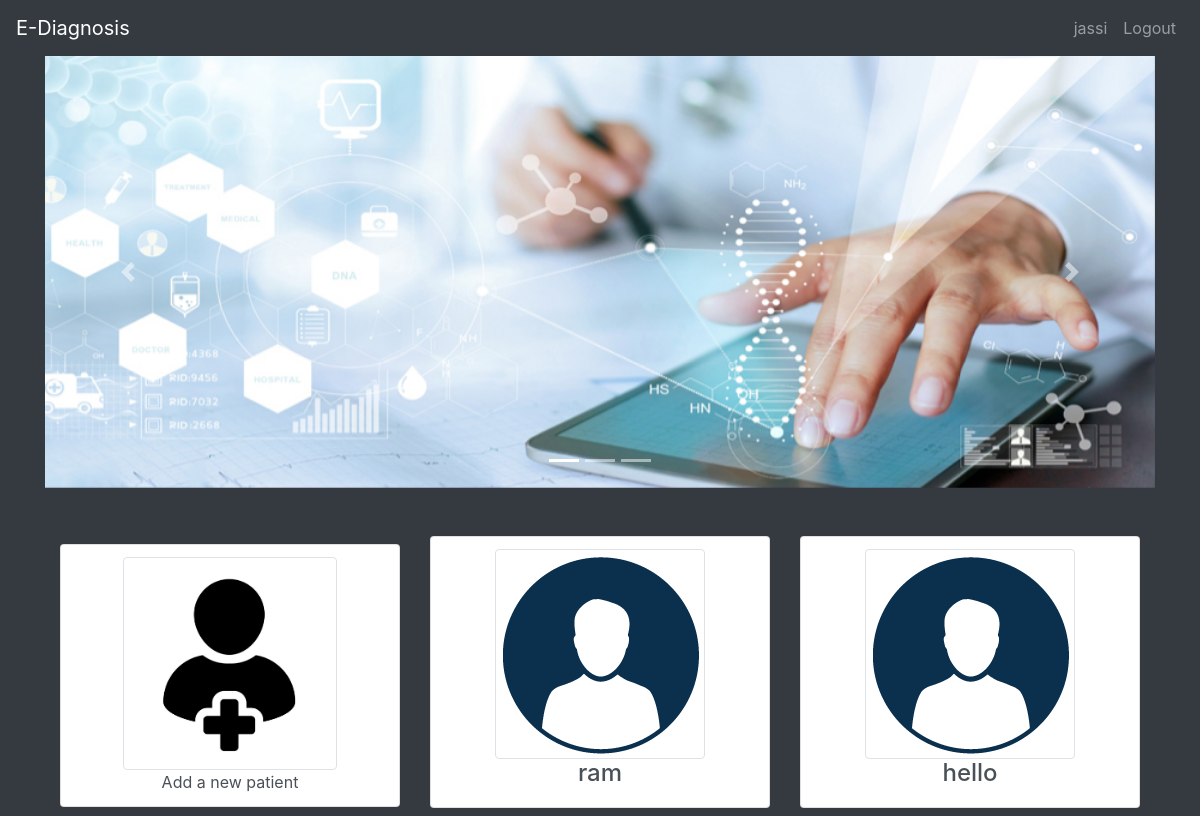
/dashboard/ (signed in), run on an earlier commit of the app's database.
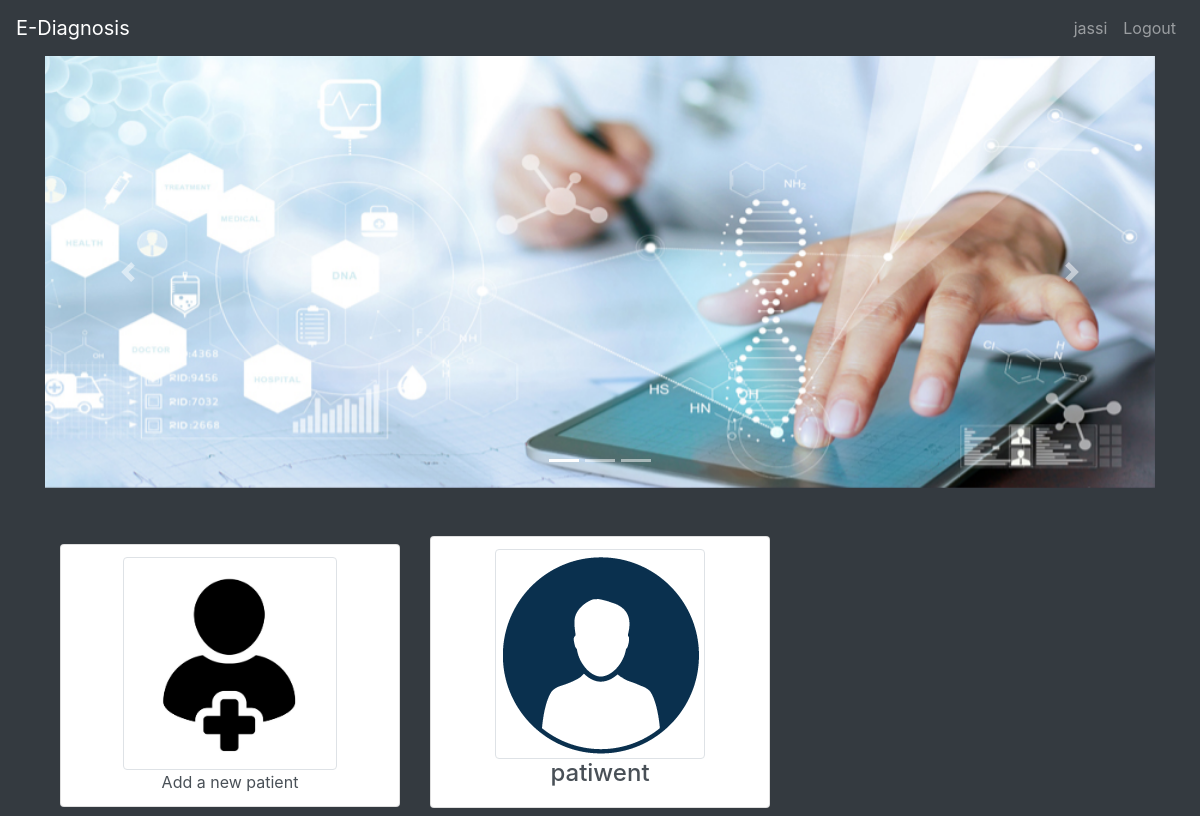
And on a later commit of the database.
### dashboard/models.py (models this page shows, shortened)
class Patient(models.Model):
    patientemail = models.EmailField("Enter Email", unique=True)
    docId = models.ForeignKey(MyUser, on_delete=models.CASCADE)
    name = models.CharField(max_length=101)
    phone = models.CharField("Enter Without any country/state codes", max_length=10, unique=True)

### dashboard/views.py (the view)
# urls.py: path('dashboard/', views.DashboardListView.as_view(), name="dashboard"),
class DashboardListView(ListView,LoginRequiredMixin):
    model = Patient
    template_name = 'dashboard.html'
    def get_queryset(self):
        return Patient.objects.filter(docId=self.request.user.id)

### templates/dashboard.html (shortened to what this page needs)
{% extends 'index.html' %}
{% block content %}
{% load static %}
  <div id="carouselExampleIndicators" class="carousel slide" data-ride="carousel">
    <ol class="carousel-indicators">
      <li data-target="#carouselExampleIndicators" data-slide-to="0" class="active"></li>
      <li data-target="#carouselExampleIndicators" data-slide-to="1"></li>
      <li data-target="#carouselExampleIndicators" data-slide-to="2"></li>
    </ol>
    <div class="carousel-inner">
      <div class="carousel-item active">
        <img src="{% static "images/topbg.jpg" %}" class="d-block w-100" alt="..." class="img-fluid">
      </div>
    </div>
    <a class="carousel-control-prev" href="#carouselExampleIndicators" role="button" data-slide="prev">
      <span class="carousel-control-prev-icon" aria-hidden="true"></span>
    </a>
    <a class="carousel-control-next" href="#carouselExampleIndicators" role="button" data-slide="next">
      <span class="carousel-control-next-icon" aria-hidden="true"></span>
    </a>
  </div>
  <div class="container">
    <div class="text-center">
      <div class="card-body">
      </div>
    </div>
    <div class="row text-center">
      <div class="col-md-4 mt-2">
        <div class="list-group">
          <a href="{% url 'add_patient' %}" class="list-group-item list-group-item-action">
            <img src="{% static "images/add.jpg" %}" alt="" class="img-thumbnail add-img">
            <br>Add a new patient
          </a>
        </div>
      </div>
      {% for Patient in patient_list %}
      <div class="col-md-4 mb-2">
        <div class="list-group">
          <a href="{% url 'scans' pk=Patient.pk %}" class="list-group-item list-group-item-action">
            <img src="{% static "images/images.png" %}" alt="" class="img-thumbnail pat-img" >
            <br><h4>{{ Patient.name }}</h4>
          </a>
        </div>
      </div>
      {% endfor %}
    </div>
  </div>
{% endblock %}

What changed in the data, as far as the page shows it:
removed Patient: name "hello"
changed Patient: name "ram" → "patiwent"
